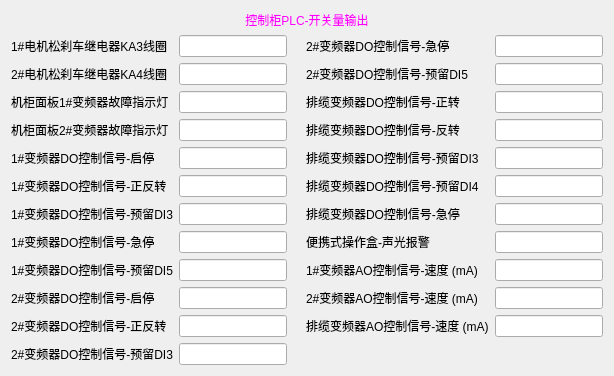
      <widget class="QWidget" name="RealTimeDataPage3">
       <layout class="QGridLayout" name="gridLayout_31">
        <item row="0" column="0">
         <widget class="QLabel" name="label_PLC-DO">
          <property name="maximumSize">
           <size>
            <width>16777215</width>
            <height>30</height>
           </size>
          </property>
          <property name="styleSheet">
           <string notr="true">color: rgb(255, 0, 255);font: 18pt &quot;Arial&quot;;</string>
          </property>
          <property name="text">
           <string>控制柜PLC-开关量输出</string>
          </property>
          <property name="alignment">
           <set>Qt::AlignCenter</set>
          </property>
         </widget>
        </item>
        <item row="1" column="0">
         <layout class="QGridLayout" name="gridLayout_32">
          <item row="0" column="2">
           <widget class="QLabel" name="label_blank_003">
            <property name="text">
             <string/>
            </property>
           </widget>
          </item>
          <item row="0" column="0">
           <widget class="QLabel" name="label_WCC_PLC_Q0_0">
            <property name="text">
             <string>1#电机松刹车继电器KA3线圈</string>
            </property>
           </widget>
          </item>
          <item row="0" column="1">
           <widget class="QLineEdit" name="WCC_PLC_Q0_0"/>
          </item>
          <item row="1" column="0">
           <widget class="QLabel" name="label_WCC_PLC_Q0_1">
            <property name="text">
             <string>2#电机松刹车继电器KA4线圈</string>
            </property>
           </widget>
          </item>
          <item row="1" column="1">
           <widget class="QLineEdit" name="WCC_PLC_Q0_1"/>
          </item>
          <item row="2" column="0">
           <widget class="QLabel" name="label_WCC_PLC_Q0_2">
            <property name="text">
             <string>机柜面板1#变频器故障指示灯</string>
            </property>
           </widget>
          </item>
          <item row="2" column="1">
           <widget class="QLineEdit" name="WCC_PLC_Q0_2"/>
          </item>
          <item row="3" column="0">
           <widget class="QLabel" name="label_WCC_PLC_Q0_3">
            <property name="text">
             <string>机柜面板2#变频器故障指示灯</string>
            </property>
           </widget>
          </item>
          <item row="3" column="1">
           <widget class="QLineEdit" name="WCC_PLC_Q0_3"/>
          </item>
          <item row="4" column="0">
           <widget class="QLabel" name="label_WCC_PLC_Q0_4">
            <property name="text">
             <string>1#变频器DO控制信号-启停</string>
            </property>
           </widget>
          </item>
          <item row="4" column="1">
           <widget class="QLineEdit" name="WCC_PLC_Q0_4"/>
          </item>
          <item row="5" column="0">
           <widget class="QLabel" name="label_WCC_PLC_Q0_5">
            <property name="text">
             <string>1#变频器DO控制信号-正反转</string>
            </property>
           </widget>
          </item>
          <item row="5" column="1">
           <widget class="QLineEdit" name="WCC_PLC_Q0_5"/>
          </item>
          <item row="6" column="0">
           <widget class="QLabel" name="label_WCC_PLC_Q0_6">
            <property name="text">
             <string>1#变频器DO控制信号-预留DI3</string>
            </property>
           </widget>
          </item>
          <item row="6" column="1">
           <widget class="QLineEdit" name="WCC_PLC_Q0_6"/>
          </item>
          <item row="7" column="0">
           <widget class="QLabel" name="label_WCC_PLC_Q0_7">
            <property name="text">
             <string>1#变频器DO控制信号-急停</string>
            </property>
           </widget>
          </item>
          <item row="7" column="1">
           <widget class="QLineEdit" name="WCC_PLC_Q0_7"/>
          </item>
          <item row="8" column="0">
           <widget class="QLabel" name="label_WCC_PLC_Q1_0">
            <property name="text">
             <string>1#变频器DO控制信号-预留DI5</string>
            </property>
           </widget>
          </item>
          <item row="8" column="1">
           <widget class="QLineEdit" name="WCC_PLC_Q1_0"/>
          </item>
          <item row="9" column="0">
           <widget class="QLabel" name="label_WCC_PLC_Q1_1">
            <property name="text">
             <string>2#变频器DO控制信号-启停</string>
            </property>
           </widget>
          </item>
          <item row="9" column="1">
           <widget class="QLineEdit" name="WCC_PLC_Q1_1"/>
          </item>
          <item row="10" column="0">
           <widget class="QLabel" name="label_WCC_PLC_Q1_2">
            <property name="text">
             <string>2#变频器DO控制信号-正反转</string>
            </property>
           </widget>
          </item>
          <item row="10" column="1">
           <widget class="QLineEdit" name="WCC_PLC_Q1_2"/>
          </item>
          <item row="11" column="0">
           <widget class="QLabel" name="label_WCC_PLC_Q1_3">
            <property name="text">
             <string>2#变频器DO控制信号-预留DI3</string>
            </property>
           </widget>
          </item>
          <item row="11" column="1">
           <widget class="QLineEdit" name="WCC_PLC_Q1_3"/>
          </item>
          <item row="0" column="3">
           <widget class="QLabel" name="label_WCC_PLC_Q1_4">
            <property name="text">
             <string>2#变频器DO控制信号-急停</string>
            </property>
           </widget>
          </item>
          <item row="0" column="4">
           <widget class="QLineEdit" name="WCC_PLC_Q1_4"/>
          </item>
          <item row="1" column="3">
           <widget class="QLabel" name="label_WCC_PLC_Q1_5">
            <property name="text">
             <string>2#变频器DO控制信号-预留DI5</string>
            </property>
           </widget>
          </item>
          <item row="1" column="4">
           <widget class="QLineEdit" name="WCC_PLC_Q1_5"/>
          </item>
          <item row="2" column="3">
           <widget class="QLabel" name="label_WCC_PLC_Q1_6">
            <property name="text">
             <string>排缆变频器DO控制信号-正转</string>
            </property>
           </widget>
          </item>
          <item row="2" column="4">
           <widget class="QLineEdit" name="WCC_PLC_Q1_6"/>
          </item>
          <item row="3" column="3">
           <widget class="QLabel" name="label_WCC_PLC_Q1_7">
            <property name="text">
             <string>排缆变频器DO控制信号-反转</string>
            </property>
           </widget>
          </item>
          <item row="3" column="4">
           <widget class="QLineEdit" name="WCC_PLC_Q1_7"/>
          </item>
          <item row="4" column="3">
           <widget class="QLabel" name="label_WCC_PLC_Q64_4">
            <property name="text">
             <string>排缆变频器DO控制信号-预留DI3</string>
            </property>
           </widget>
          </item>
          <item row="4" column="4">
           <widget class="QLineEdit" name="WCC_PLC_Q64_4"/>
          </item>
          <item row="5" column="3">
           <widget class="QLabel" name="label_WCC_PLC_Q64_5">
            <property name="text">
             <string>排缆变频器DO控制信号-预留DI4</string>
            </property>
           </widget>
          </item>
          <item row="5" column="4">
           <widget class="QLineEdit" name="WCC_PLC_Q64_5"/>
          </item>
          <item row="6" column="3">
           <widget class="QLabel" name="label_WCC_PLC_Q64_6">
            <property name="text">
             <string>排缆变频器DO控制信号-急停</string>
            </property>
           </widget>
          </item>
          <item row="6" column="4">
           <widget class="QLineEdit" name="WCC_PLC_Q64_6"/>
          </item>
          <item row="7" column="3">
           <widget class="QLabel" name="label_WCC_PLC_Q64_7">
            <property name="text">
             <string>便携式操作盒-声光报警</string>
            </property>
           </widget>
          </item>
          <item row="7" column="4">
           <widget class="QLineEdit" name="WCC_PLC_Q64_7"/>
          </item>
          <item row="8" column="3">
           <widget class="QLabel" name="label_WCC_PLC_QW112">
            <property name="text">
             <string>1#变频器AO控制信号-速度 (mA)</string>
            </property>
           </widget>
          </item>
          <item row="8" column="4">
           <widget class="QLineEdit" name="WCC_PLC_QW112"/>
          </item>
          <item row="9" column="3">
           <widget class="QLabel" name="label_WCC_PLC_QW114">
            <property name="text">
             <string>2#变频器AO控制信号-速度 (mA)</string>
            </property>
           </widget>
          </item>
          <item row="9" column="4">
           <widget class="QLineEdit" name="WCC_PLC_QW114"/>
          </item>
          <item row="10" column="3">
           <widget class="QLabel" name="label_WCC_PLC_QW48">
            <property name="text">
             <string>排缆变频器AO控制信号-速度 (mA)</string>
            </property>
           </widget>
          </item>
          <item row="10" column="4">
           <widget class="QLineEdit" name="WCC_PLC_QW48"/>
          </item>
         </layout>
        </item>
       </layout>
      </widget>
